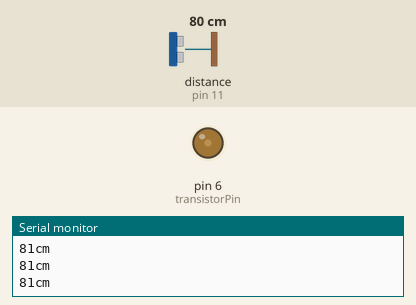
This sketch was run on a simulated Arduino Mega 2560, built with avr-gcc and run on an emulated ATmega2560. Shown: output pins drawn as LEDs (lit = HIGH), the last lines printed to the serial monitor. The test bench sets the inputs (shaded band); at power-on: distance to the obstacle (sensor on pin 11) 80 cm. The echo pulse lasts 58.3 µs per cm.

Above: at 1.2 s.
1.3 s: distance to the obstacle (sensor on pin 11) set to 2 cm
At 2.4 s:
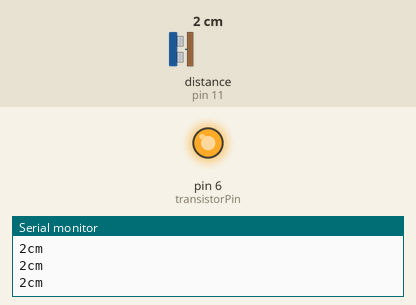
3.0 s: distance to the obstacle (sensor on pin 11) set to 35 cm
At 4.3 s:
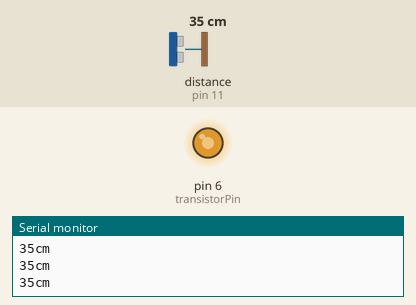
4.7 s: distance to the obstacle (sensor on pin 11) set to 60 cm
At 6.0 s:
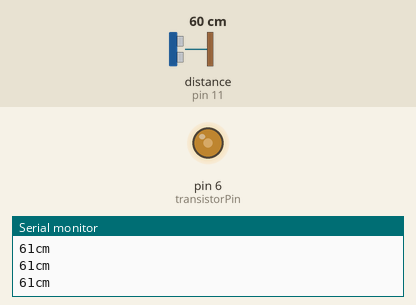
6.3 s: distance to the obstacle (sensor on pin 11) set to 4 cm
At 8.0 s:
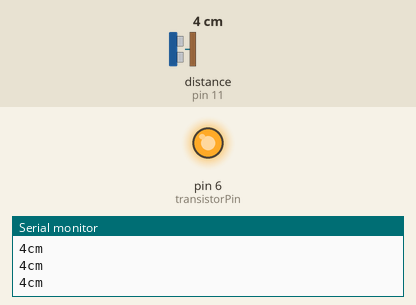
Timing chart, 0 to 9.0 s (numbered marks = the images above; inputs shaded):
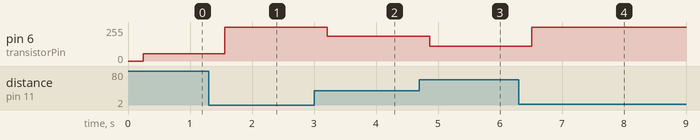

The sketch:

Artinite-Distance-transistor.ino
```cpp
// ---------------------------------------------------------------------------
// Calculate a ping median using the ping_timer() method.
// ---------------------------------------------------------------------------

#include <NewPing.h>

#define ITERATIONS     5 // Number of iterations.
#define TRIGGER_PIN   12 // Arduino pin tied to trigger pin on ping sensor.
#define ECHO_PIN      11 // Arduino pin tied to echo pin on ping sensor.
#define MAX_DISTANCE 200 // Maximum distance (in cm) to ping.
#define PING_INTERVAL 33 // Milliseconds between sensor pings (29ms is about the min to avoid cross-sensor echo).

unsigned long pingTimer[ITERATIONS]; // Holds the times when the next ping should happen for each iteration.
unsigned int cm[ITERATIONS];         // Where the ping distances are stored.
uint8_t currentIteration = 0;        // Keeps track of iteration step.

NewPing sonar(TRIGGER_PIN, ECHO_PIN, MAX_DISTANCE); // NewPing setup of pins and maximum distance.


int transistorPin = 6;
int transistorVal;
int medianVal;


void setup() {
  Serial.begin(115200);
  pingTimer[0] = millis() + 75;            // First ping starts at 75ms, gives time for the Arduino to chill before starting.
  for (uint8_t i = 1; i < ITERATIONS; i++) // Set the starting time for each iteration.
    pingTimer[i] = pingTimer[i - 1] + PING_INTERVAL;
pinMode(transistorPin,OUTPUT);

}

void loop() {
  for (uint8_t i = 0; i < ITERATIONS; i++) { // Loop through all the iterations.
    if (millis() >= pingTimer[i]) {          // Is it this iteration's time to ping?
      pingTimer[i] += PING_INTERVAL * ITERATIONS; // Set next time this sensor will be pinged.
      if (i == 0 && currentIteration == ITERATIONS - 1) oneSensorCycle(); // Sensor ping cycle complete, do something with the results.
      sonar.timer_stop();          // Make sure previous timer is canceled before starting a new ping (insurance).
      currentIteration = i;        // Sensor being accessed.
      cm[currentIteration] = 0;    // Make distance zero in case there's no ping echo for this iteration.
      sonar.ping_timer(echoCheck); // Do the ping (processing continues, interrupt will call echoCheck to look for echo).
    }
  }


if(medianVal!=0){transistorVal = map(medianVal, 10, 100,255, 0);
transistorVal= constrain(transistorVal, 0, 255);
}
 analogWrite(transistorPin, transistorVal);
  // Other code that *DOESN'T* analyze ping results can go here.
}

void echoCheck() { // If ping received, set the sensor distance to array.
  if (sonar.check_timer())
    cm[currentIteration] = sonar.ping_result / US_ROUNDTRIP_CM;
}

void oneSensorCycle() { // All iterations complete, calculate the median.
  unsigned int uS[ITERATIONS];
  uint8_t j, it = ITERATIONS;
  uS[0] = NO_ECHO;
  for (uint8_t i = 0; i < it; i++) { // Loop through iteration results.
    if (cm[i] != NO_ECHO) { // Ping in range, include as part of median.
      if (i > 0) {          // Don't start sort till second ping.
        for (j = i; j > 0 && uS[j - 1] < cm[i]; j--) // Insertion sort loop.
          uS[j] = uS[j - 1];                         // Shift ping array to correct position for sort insertion.
      } else j = 0;         // First ping is sort starting point.
      uS[j] = cm[i];        // Add last ping to array in sorted position.
    } else it--;            // Ping out of range, skip and don't include as part of median.
  }
  medianVal= uS[it >> 1];
  //Serial.print(uS[it >> 1]);
   Serial.print(medianVal);
  Serial.println("cm");
}
```

Measured:
- after the input at 1.3 s, pin 6 (transistorPin): 54/255 → 255/255 after 0.26 s
- after the input at 3.0 s, pin 6 (transistorPin): 255/255 → 185/255 after 0.21 s
- after the input at 4.7 s, pin 6 (transistorPin): 185/255 → 111/255 after 0.17 s
- after the input at 6.3 s, pin 6 (transistorPin): 111/255 → 255/255 after 0.21 s
